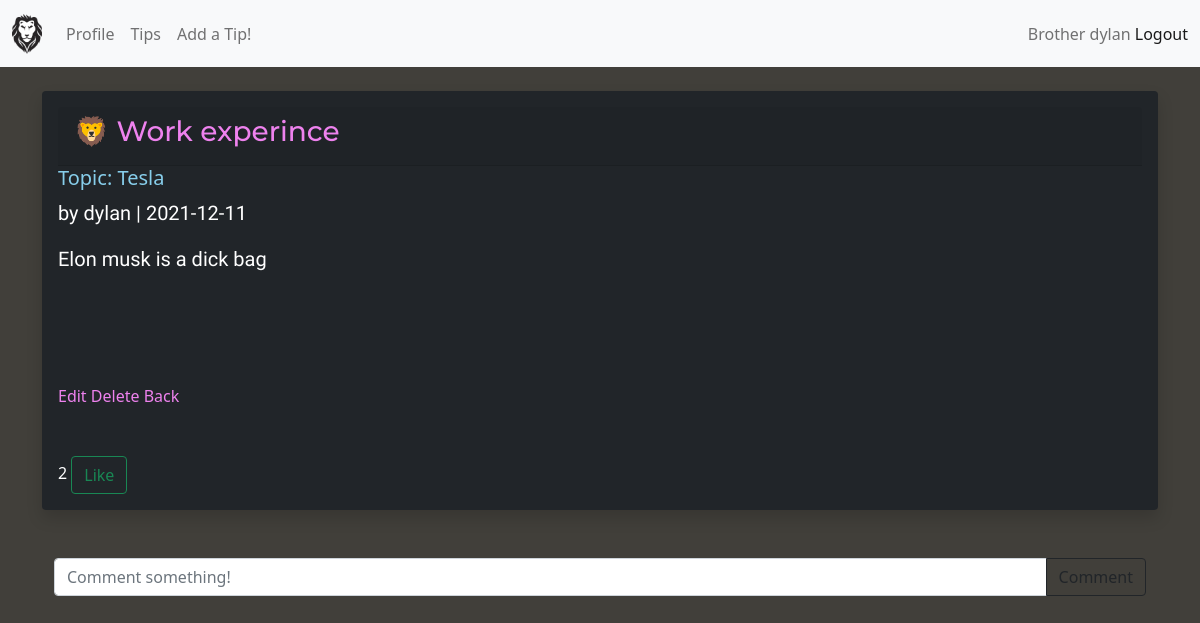
Page /tips/8 (signed in) on the committed database.
### routes.py (models this page shows, shortened)
class Users(UserMixin, db.Model):
    id = db.Column(db.Integer, primary_key=True)
    username = db.Column(db.String(200), unique=True)
    name = db.Column(db.String(200), nullable=False)
    email = db.Column(db.String(120), unique=True)
    chapter_letters = db.Column(db.String(120))
    class_year = db.Column(db.Integer())
    date_added = db.Column(db.DateTime, default=datetime.now)
    password_hash = db.Column(db.String(128))
    tips = db.relationship('TipPost', backref="poster")
    comments = db.relationship('Comment', backref='poster', passive_deletes=True)
    likes = db.relationship('Like', backref='poster', passive_deletes=True)
    @property
    def password(self):
        raise AttributeError('password is not a readable attribute!')

class TipPost(db.Model):
    id = db.Column(db.Integer, primary_key=True)
    title = db.Column(db.String(255))
    body = db.Column(db.Text(500))
    date_posted = db.Column(db.Date, default=datetime.utcnow)
    topic = db.Column(db.String(255))
    poster_id = db.Column(db.Integer, db.ForeignKey('users.id'))
    comments = db.relationship('Comment', backref='tip_post', passive_deletes=True)
    likes = db.relationship('Like', backref='tip_post', passive_deletes=True)

### routes.py (the view)
@app.route('/tips/<int:id>')
@login_required
def tip(id):
    tip = TipPost.query.get_or_404(id)
    return render_template('tip.html', tip=tip)

### forms.py
class SearchForm(FlaskForm):
    searched = StringField("Searched", validators=[DataRequired()])
    submit = SubmitField("Submit")

### routes.py (called while the page is built)
@login_manager.user_loader
def load_user(user_id):
	return Users.query.get(int(user_id))

@app.context_processor
def base():
    form=SearchForm()
    return dict(form=form)

### templates/tip.html (shortened to what this page needs)
{% extends 'base.html' %}
{% block content %}
<div class="shadow text-white p-3 mb-5 bg-dark rounded">
    <div class="card-header"><h3>🦁 {{ tip.title }}</h3></div>
    <h5>Topic: {{ tip.topic }} </h5>
    <p>by {{ tip.poster.name }} | {{ tip.date_posted }}</p>
    {{ tip.body | safe}} <br><br>
    {% if tip.poster.id == current_user.id %}
    <a href="{{ url_for('edit_tip', id=tip.id)}}">Edit</a>
    <a href="{{ url_for('delete_tip', id=tip.id)}}">Delete</a>
    <a href="{{ url_for('tip_page')}}">Back</a>
    {% else %}
    <a href="{{ url_for('tip_page')}}">Back</a>
    {% endif %}
    <br><br><br>
    {{tip.likes|length}}
    <a href="/like/{{tip.id}}"><button type="button" class="btn btn-outline-success">Like</button></a>
</div>
<div class="container">
<form class="input-group mb-3" method="POST" action="/comment/{{ tip.id }}">
    <input type="text" id="body" name="body" class="form-control" placeholder="Comment something!" />
<button type="submit" class="btn btn-outline-dark">Comment</button>
</div>
<br>
{% endblock %}

### templates/nav.html (shortened to what this page needs)
<nav class="navbar navbar-expand-lg navbar-light bg-light" >
    <div class="container-fluid">
        {% if current_user.is_authenticated %}
        <a class="navbar-brand" href="{{ url_for('dashboard')}}"><img src="{{ url_for('static', filename='images/lion.png')}}" alt="" width="30" height="40" class="d-inline-block align-text-top"></a>
        {% else %}
        <a class="navbar-brand" href="{{ url_for('home')}}"><img src="{{ url_for('static', filename='images/lion.png')}}" alt="" width="30" height="40" class="d-inline-block align-text-top"></a>
        {% endif %}
        <div class="collapse navbar-collapse text-warning" id="navbarText">
            <ul class="navbar-nav me-auto mb-2 mb-lg-0">
                <li class="nav-item">
                    <a class="nav-link" href="{{ url_for('dashboard')}}">Profile</a>
                </li>
                <li class="nav-item">
                    <a class="nav-link" href="{{ url_for('tip_page')}}">Tips</a>
                </li>
                <li class="nav-item">
                    <a class="nav-link" href="{{ url_for('add_tip') }}">Add a Tip!</a>
                </li>
                {% if current_user.is_authenticated %}
                </ul>
                <span class="navbar-text">
                Brother {{ current_user.name }}
                    <a href="{{ url_for('logout')}}">Logout</a>
                </span>
                {% endif %}
        </div>
    </div>
</nav>

### static/css/styles.css (style rules this page uses)
body { background-color: rgb(65, 63, 58); }
a { text-decoration: none; color: violet; }
h3 { font-family: 'Montserrat', sans-serif; color: violet; }
p { font-family: 'Hind Madurai', sans-serif; font-size: 20px; }
h5 { color: skyblue; }

### rows in the picture
Users: name "dylan", poster.name "dylan"
TipPost: title "Work experince", topic "Tesla", date_posted "2021-12-11", body "Elon musk is a dick bag"

### other values in the picture
{{ tip.likes|length }} "2"
